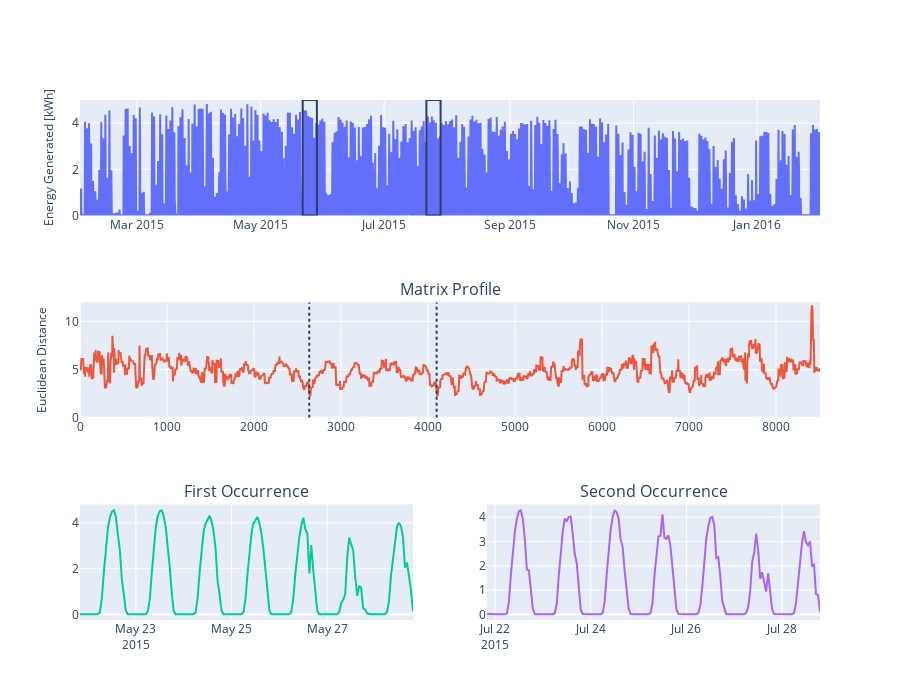

The notebook cell this image was saved under:
### Code cell
fig = make_subplots(rows=3, cols=2,
                    specs=[
                        [{"colspan": 2}, None],
                        [{"colspan": 2}, None],
                        [{}, {}]
                    ],
                    subplot_titles=(" ", "Matrix Profile", "First Occurrence", "Second Occurrence")
                    )

fig.add_trace(
    go.Scatter(x=gen_df['Timestamp'], y=gen_df["PV_Watts3PhTotalW3PhT1"], name="Power Generated"),
    row=1, col=1)

fig.add_trace(
    go.Scatter(y=mp[:, 0], name="Distance Matrix"),
    row=2, col=1)

fig.add_trace(
    go.Scatter(x=gen_df[global_motif_idx: global_motif_idx+m]['Timestamp'], y=gen_df[global_motif_idx: global_motif_idx+m]["PV_Watts3PhTotalW3PhT1"], name="Zoomed in view"),
    row=3, col=1)

fig.add_trace(
    go.Scatter(x=gen_df[nearest_neighbor_idx: nearest_neighbor_idx+m]['Timestamp'], y=gen_df[nearest_neighbor_idx: nearest_neighbor_idx+m]["PV_Watts3PhTotalW3PhT1"], name="Zoomed in view"),
    row=3, col=2)

fig.update_yaxes(title_text="Energy Generated [kWh]", title_font=dict(size=12),  range=[0, 5], row=1, col=1)
fig.update_yaxes(title_text="Euclidean Distance", title_font=dict(size=12), range=[0, 12], row=2, col=1)

fig.update_layout(
    shapes=[
        dict(type="rect", xref="x1", yref="y1",
             x0=gen_df["Timestamp"][global_motif_idx], x1=gen_df["Timestamp"][global_motif_idx+m], y0=0, y1=5),
        dict(type="rect", xref="x1", yref="y1",
             x0=gen_df["Timestamp"][nearest_neighbor_idx], x1=gen_df["Timestamp"][nearest_neighbor_idx+m], y0=0, y1=5),
        dict(type="line", xref="x2", yref="y2",
             x0=global_motif_idx, x1=global_motif_idx, y0=0, y1=12, line=dict(dash="dot")),
        dict(type="line", xref="x2", yref="y2",
             x0=nearest_neighbor_idx, x1=nearest_neighbor_idx, y0=0, y1=12, line=dict(dash="dot"))
    ],
    height=700, showlegend=False)

fig.show()

### Figure 1 — Plotly figure (JSON) as saved in the notebook; plotly's stock layout.template omitted (floating-point values rounded to 4 significant figures; data arrays with more than 128 entries replaced by an {"elided": "..."} marker saying what was removed)
{"data": [{"name": "Power Generated", "x": {"elided": "8673 str values"}, "y": {"elided": "8673 float values"}, "type": "scatter", "xaxis": "x", "yaxis": "y"}, {"name": "Distance Matrix", "y": {"elided": "8506 float values"}, "type": "scatter", "xaxis": "x2", "yaxis": "y2"}, {"name": "Zoomed in view", "x": {"elided": "168 str values"}, "y": {"elided": "168 float values"}, "type": "scatter", "xaxis": "x3", "yaxis": "y3"}, {"name": "Zoomed in view", "x": {"elided": "168 str values"}, "y": {"elided": "168 float values"}, "type": "scatter", "xaxis": "x4", "yaxis": "y4"}], "layout": {"xaxis": {"anchor": "y", "domain": [0.0, 1.0]}, "yaxis": {"anchor": "x", "domain": [0.7778, 1.0], "title": {"font": {"size": 12}, "text": "Energy Generated [kWh]"}, "range": [0, 5]}, "xaxis2": {"anchor": "y2", "domain": [0.0, 1.0]}, "yaxis2": {"anchor": "x2", "domain": [0.3889, 0.6111], "title": {"font": {"size": 12}, "text": "Euclidean Distance"}, "range": [0, 12]}, "xaxis3": {"anchor": "y3", "domain": [0.0, 0.45]}, "yaxis3": {"anchor": "x3", "domain": [0.0, 0.2222]}, "xaxis4": {"anchor": "y4", "domain": [0.55, 1.0]}, "yaxis4": {"anchor": "x4", "domain": [0.0, 0.2222]}, "annotations": [{"font": {"size": 16}, "showarrow": false, "text": " ", "x": 0.5, "xanchor": "center", "xref": "paper", "y": 1.0, "yanchor": "bottom", "yref": "paper"}, {"font": {"size": 16}, "showarrow": false, "text": "Matrix Profile", "x": 0.5, "xanchor": "center", "xref": "paper", "y": 0.6111, "yanchor": "bottom", "yref": "paper"}, {"font": {"size": 16}, "showarrow": false, "text": "First Occurrence", "x": 0.225, "xanchor": "center", "xref": "paper", "y": 0.2222, "yanchor": "bottom", "yref": "paper"}, {"font": {"size": 16}, "showarrow": false, "text": "Second Occurrence", "x": 0.775, "xanchor": "center", "xref": "paper", "y": 0.2222, "yanchor": "bottom", "yref": "paper"}], "shapes": [{"type": "rect", "x0": "2015-05-21T20:00:00", "x1": "2015-05-28T20:00:00", "xref": "x", "y0": 0, "y1": 5, "yref": "y"}, {"type": "rect", "x0": "2015-07-21T20:00:00", "x1": "2015-07-28T20:00:00", "xref": "x", "y0": 0, "y1": 5, "yref": "y"}, {"line": {"dash": "dot"}, "type": "line", "x0": 2635, "x1": 2635, "xref": "x2", "y0": 0, "y1": 12, "yref": "y2"}, {"line": {"dash": "dot"}, "type": "line", "x0": 4099, "x1": 4099, "xref": "x2", "y0": 0, "y1": 12, "yref": "y2"}], "height": 700, "showlegend": false}}
